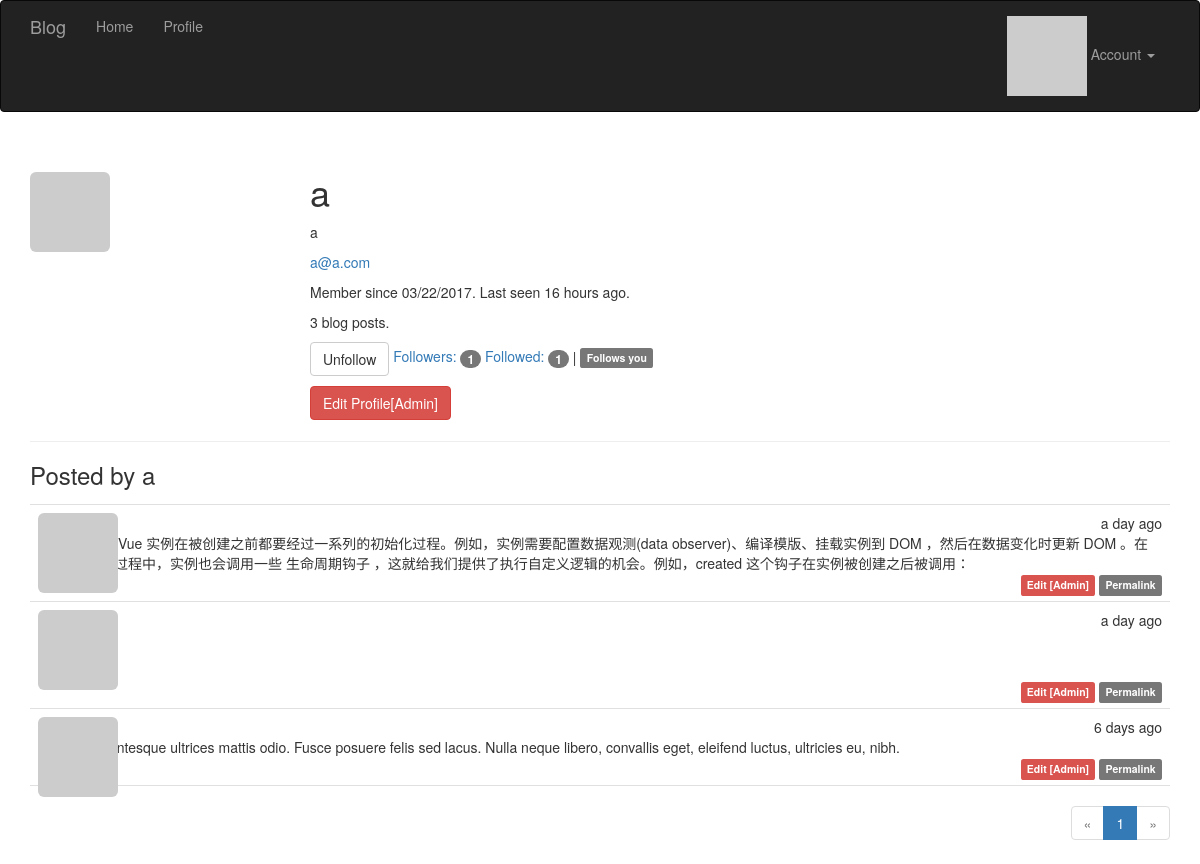
Page /user/a (signed in) on the committed database.
### app/models.py (models this page shows, shortened)
class User(UserMixin, db.Model):
	__tablename__ = 'users'
	id = db.Column(db.Integer, primary_key=True)
	email = db.Column(db.String(64), unique=True, index=True)
	username = db.Column(db.String(64), unique=True, index=True)
	password_hash = db.Column(db.String(128))
	role_id = db.Column(db.Integer, db.ForeignKey('roles.id'))
	confirmed = db.Column(db.Boolean, default=False)
	name = db.Column(db.String(64))
	location = db.Column(db.String(64))
	about_me = db.Column(db.Text())
	member_since = db.Column(db.DateTime(), default=datetime.utcnow)
	last_seen = db.Column(db.DateTime(), default=datetime.utcnow)
	posts = db.relationship('Post', backref='author', lazy='dynamic')
	followed = db.relationship('Follow',foreign_keys=[Follow.follower_id],
			backref=db.backref('follower',lazy='joined'),
			lazy='dynamic',cascade='all, delete-orphan')
	followers = db.relationship('Follow', foreign_keys=[Follow.followed_id],
			backref=db.backref('followed',lazy='joined'),
			lazy='dynamic',cascade='all, delete-orphan')
	@property
	def password(self):
		raise AttributeError('password is not a readable attribute')
	@login_manager.user_loader #这个是登录模块的东西
	def load_user(user_id):
		return User.query.get(int(user_id)) #返回当前user对象，作为current_user
	def can(self, permissions):
		return self.role is not None and \
			(self.role.permissions & permissions) == permissions #权限判断巧妙
	def is_administrator(self):
		return self.can(Permission.ADMINISTER)
	def ping(self):
		self.last_seen = datetime.utcnow()
		db.session.add(self)
	def gravatar(self,size=100,default='identicon', rating='g'):
		if request.is_secure:
			url = 'https://secure.gravatar.com/avatar'
		else:
			url = 'http://gravatar.com/avatar'
		hash = hashlib.md5(self.email.encode('utf-8')).hexdigest()
		return '{url}/{hash}?s={size}&d={default}&r={rating}'.format(
			url=url,hash=hash,size=size,default=default,rating=rating)
	def is_following(self,user):
		return self.followed.filter_by(followed_id=user.id).first() is not None

class Post(db.Model):
	__tablename__='posts'
	id = db.Column(db.Integer, primary_key=True)
	body = db.Column(db.Text)
	body_html = db.Column(db.Text)
	timestamp = db.Column(db.DateTime, index=True, default=datetime.utcnow)
	author_id = db.Column(db.Integer, db.ForeignKey('users.id'))

### app/main/views.py (the view)
@main.route('/user/<username>')
def user(username):
	user = User.query.filter_by(username=username).first_or_404()
	page = request.args.get('page',1,type=int)
	pagination = user.posts.order_by(Post.timestamp.desc()).paginate(
			page, per_page=current_app.config['POSTS_PER_PAGE'], error_out=False)
	posts = pagination.items
	return render_template('user.html',user=user,posts=posts, pagination=pagination)

### app/auth/views.py (called while the page is built)
@auth.before_app_request #在全局的所有request之前，判断如果1.用户登录2.且未确认3.且请求的端点不在auth蓝本中,则强制跳转到unconfirm界面
def before_request():
	if current_user.is_authenticated:
		current_user.ping()
		if not current_user.confirmed \
			and request.endpoint \
			and request.endpoint[:5]!= 'auth.'\
			and request.endpoint != 'static':
			return redirect(url_for('auth.unconfirmed'))

### app/main/__init__.py (called while the page is built)
@main.app_context_processor #Permission类加入全局上下文卡，在所有模板中都可以全局访问
def inject_perssions():
	return dict(Permission=Permission)

### app/templates/user.html (shortened to what this page needs)
{% extends "base.html" %}
{% import "_macros.html" as macros %}
{% block page_content %}
<div class="page-header">
    <img class="img-rounded profile-thumbnail" src="{{user.gravatar(size=256)}}">
    <div class="profile-header">
        <h1>{{ user.username }}</h1>
        {% if user.name or user.location %}
        <p>
            {% if user.name %}{{ user.name }}{% endif %}
        </p>
        {% endif %}
        {% if current_user.is_administrator() %}
        <p><a href="mailto:{{ user.email }}">{{ user.email }}</a></p>
        {% endif %}
        <p>Member since {{ moment(user.member_since).format('L') }}. Last seen {{ moment(user.last_seen).fromNow() }}.</p>
        <p>{{user.posts.count()}} blog posts.</p>
        <p>
            {% if current_user.can(Permission.FOLLOW) and user != current_user%}
                {% if not current_user.is_following(user) %}
                <a href="{{url_for('.follow', username=user.username)}}" class="btn btn-primary">Follow</a>
                {% else %}
                <a href="{{url_for('.unfollow', username=user.username)}}" class="btn btn-default">Unfollow</a>
                {% endif%}
            {% endif%}
            <a href="{{url_for('.followers', username=user.username)}}">Followers: <span class="badge">{{user.followers.count() -1}}</span></a>
            <a href="{{url_for('.followed_by', username=user.username)}}">Followed: <span class="badge">{{user.followed.count() -1}}</span></a>
            {% if current_user.is_authenticated and user != current_user and user.is_following(current_user) %}
            | <span class="label label-default">Follows you</span>
            {% endif %}
        </p>
        <p>
            {% if current_user.is_administrator()%}
            <a class="btn btn-danger" href="{{url_for('.edit_profile_admin',id=user.id)}}" >Edit Profile[Admin]</a>
            {% endif %}
        </p>
    </div>
</div>
<h3>Posted by {{user.username}}</h3>
{% include '_posts.html'%}
{% if pagination %}
<div class="pagination">
    {{ macros.pagination_widget(pagination, '.user', username=user.username) }}
</div>
{% endif %}
{% endblock %}

### app/templates/_posts.html
<ul class="posts">
    {% for post in posts %}
    <li class="post">
        <div class="post-thumbnail">
            <a href="{{ url_for('.user', username=post.author.username) }}">
                <img class="img-rounded profile-thumbnail" src="{{ post.author.gravatar(size=40) }}">
            </a>
        </div>
        <div class="post-content">
            <div class="post-date">{{ moment(post.timestamp).fromNow() }}</div>
            <div class="post-author"><a href="{{ url_for('.user', username=post.author.username) }}">{{ post.author.username }}</a></div>
            <div class="post-body">
                {% if post.body_html%}
                {{post.body_html | safe}}
                {% else %}
                {{post.body}}
                {% endif %}
            </div>
            <div class="post-footer">
                {% if current_user == post.author %}
                    <a href="{{url_for('.edit',id=post.id)}}">
                        <span class="label label-primary">Edit</span>
                    </a>
                {% elif current_user.is_administrator() %}
                    <a href="{{url_for('.edit',id=post.id)}}">
                        <span class="label label-danger">Edit [Admin]</span>
                    </a>
                {% endif %}
                <a href="{{url_for('.post',id=post.id)}}">
                    <span class="label label-default">Permalink</span>
                </a>
            </div>
        </div>
    </li>
    {% endfor %}
</ul>

### app/static/style.css (style rules this page uses)
.profile-thumbnail { position: absolute; }
.profile-header { min-height: 260px; margin-left: 280px; }
ul.posts { list-style-type: none; padding: 0px; margin: 16px 0px 0px 0px; border-top: 1px solid #e0e0e0; }
ul.posts li.post { padding: 8px; border-bottom: 1px solid #e0e0e0; }
div.post-date { float: right; }
div.post-author { font-weight: bold; }
div.post-thumbnail { position: absolute; }
div.post-content { margin-left: 48px; min-height: 48px; }
div.pagination { width: 100%; text-align: right; padding: 0px; margin: 0px; }
div.post-footer { text-align: right; }
.post-body h2 { font-size: 130%; }

### rows in the picture
User: username "a", name "a", email "a@a.com", member_since "03/22/2017", last_seen "16 hours ago"
Post: timestamp "a day ago", body "每个 Vue 实例在被创建之前都要经过一系列的初始化过程。例如，实例需要配置数据观测(data observer)、编译模版、挂载实例到 DOM ，然后在数据变化时更新 DOM 。在这个过程中，实例也会调用一些 生命周期钩子 ，这就给我们提供了执行自定义逻辑的机会。例如，created 这个钩子在实例被创建之后被调用："
Post: timestamp "a day ago"
Post: timestamp "6 days ago", body "Pellentesque ultrices mattis odio. Fusce posuere felis sed lacus. Nulla neque libero, convallis eget, eleifend luctus, ultricies eu, nibh."

### other values in the picture
{{ user.posts.count() }} "3"
{{ user.followers.count() -1 }} "1"
{{ user.followed.count() -1 }} "1"
{{ p }} "1"
